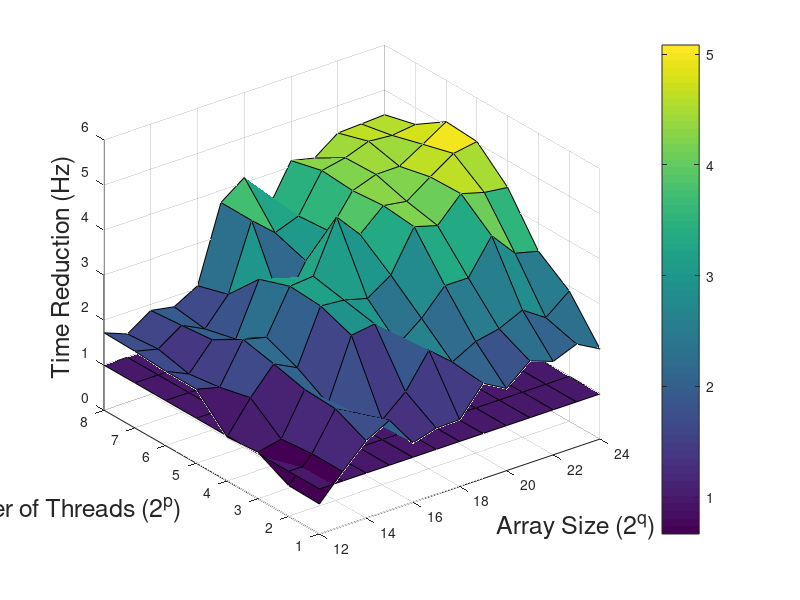
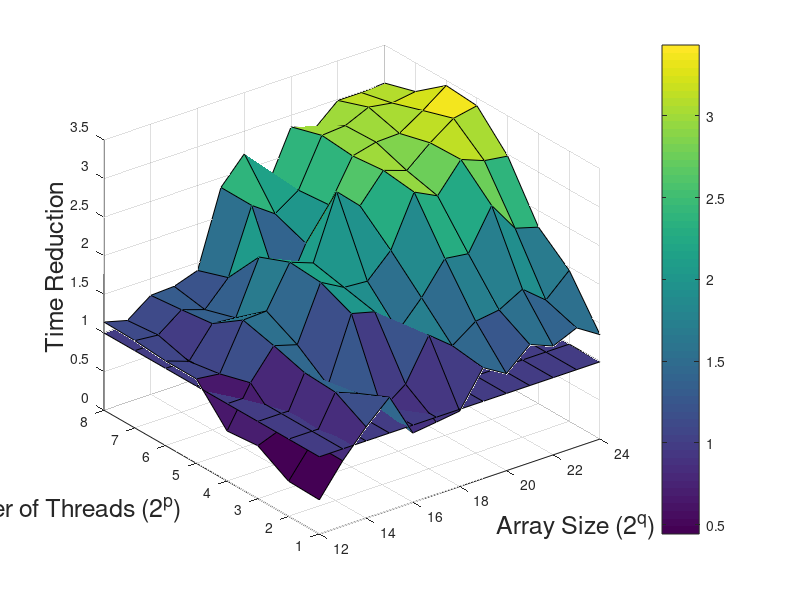
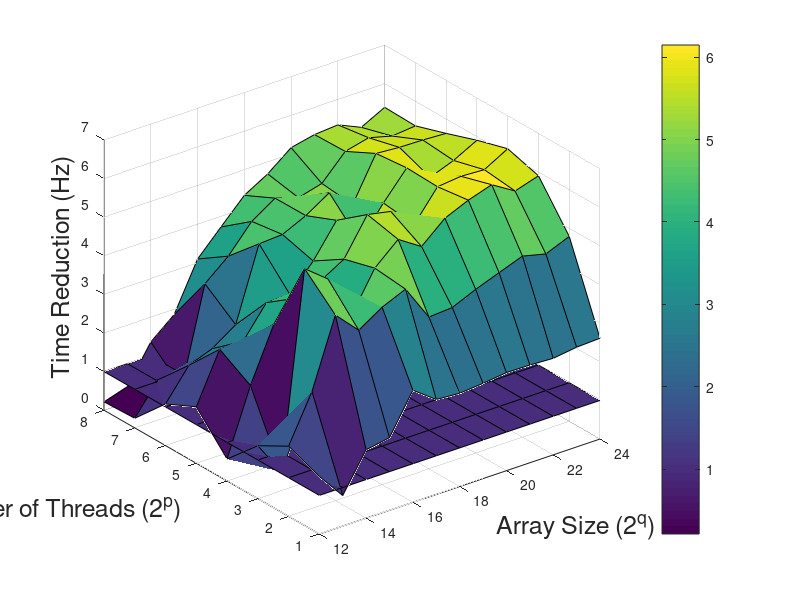
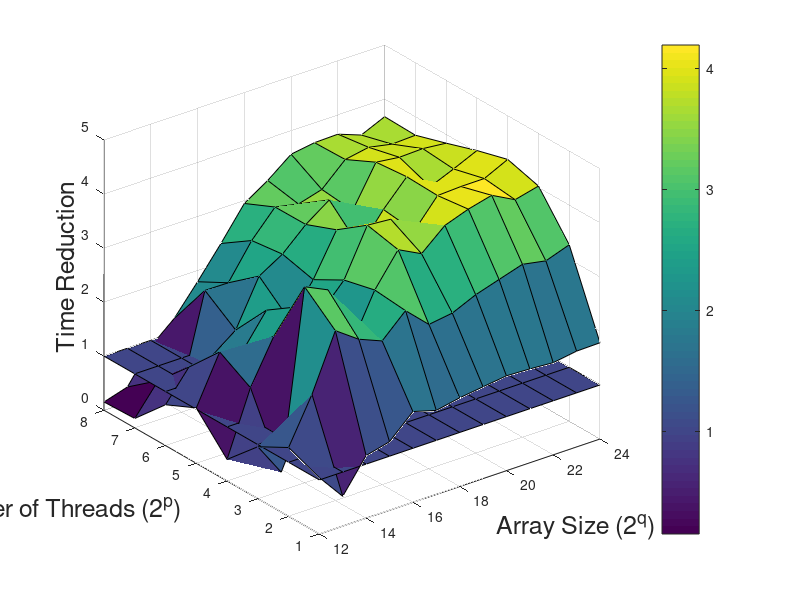

Here is the MATLAB script that generated these plots, in order:
close all;
pthreads = csvread('pthreads_data.csv');
omp = csvread('omp_data.csv');
cilk = csvread('cilk_data.csv');
for i = 1:13
    for j = 1:8
        for k = 1:2
            matrix(i,j,k) = mean(pthreads(8*(i-1)+1:8*(i-1)+8,k + 2)) / pthreads(8*(i-1)+j,5); 
        end
    end
end

figure('Name','Mesh on pthreads qsort-stdlib','NumberTitle','off');
[x,y]=meshgrid(log2(pthreads(1:8:97,1)),log2(pthreads(1:8,2)));
surf(x,y,matrix(:,:,1)');
hold on;
surf(x,y,ones(13,8)');
xlabel('Array Size (2^q)', 'FontSize', 18);
ylabel('Number of Threads (2^p)', 'FontSize', 18);
zlabel('Time Reduction (Hz)', 'FontSize', 18);
colorbar;

figure('Name','Mesh on pthreads qsort_seq','NumberTitle','off');
surf(x,y,matrix(:,:,2)');
hold on;
surf(x,y,ones(13,8)');
xlabel('Array Size (2^q)', 'FontSize', 18);
ylabel('Number of Threads (2^p)', 'FontSize', 18);
zlabel('Time Reduction', 'FontSize', 18);
colorbar;

for i = 1:13
    for j = 1:8
        for k = 1:2
            matrix(i,j,k) = mean(omp(8*(i-1)+1:8*(i-1)+8,k + 2)) / omp(8*(i-1)+j,5); 
        end
    end
end

figure('Name','Mesh on omp qsort-stdlib','NumberTitle','off');
[x,y]=meshgrid(log2(omp(1:8:97,1)),log2(omp(1:8,2)));
surf(x,y,matrix(:,:,1)');
hold on;
surf(x,y,ones(13,8)');
xlabel('Array Size (2^q)', 'FontSize', 18);
ylabel('Number of Threads (2^p)', 'FontSize', 18);
zlabel('Time Reduction (Hz)', 'FontSize', 18);
colorbar;

figure('Name','Mesh on omp qsort_seq','NumberTitle','off');
surf(x,y,matrix(:,:,2)');
hold on;
surf(x,y,ones(13,8)');
xlabel('Array Size (2^q)', 'FontSize', 18);
ylabel('Number of Threads (2^p)', 'FontSize', 18);
zlabel('Time Reduction', 'FontSize', 18);
colorbar;

for i = 1:13
    for j = 1:8
        for k = 1:2
            matrix(i,j,k) = mean(cilk(8*(i-1)+1:8*(i-1)+8,k + 2)) / cilk(8*(i-1)+j,5); 
        end
    end
end

figure('Name','Mesh on cilk qsort-stdlib','NumberTitle','off');
[x,y]=meshgrid(log2(cilk(1:8:97,1)),log2(cilk(1:8,2)));
surf(x,y,matrix(:,:,1)');
hold on;
surf(x,y,ones(13,8)');
xlabel('Array Size (2^q)', 'FontSize', 18);
ylabel('Number of Threads (2^p)', 'FontSize', 18);
zlabel('Time Reduction (Hz)', 'FontSize', 18);
colorbar;

figure('Name','Mesh on cilk qsort_seq','NumberTitle','off');
surf(x,y,matrix(:,:,2)');
hold on;
surf(x,y,ones(13,8)');
xlabel('Array Size (2^q)', 'FontSize', 18);
ylabel('Number of Threads (2^p)', 'FontSize', 18);
zlabel('Time Reduction', 'FontSize', 18);
colorbar;